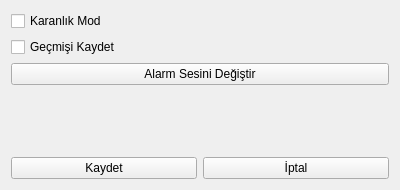
<?xml version="1.0" encoding="UTF-8"?>
<ui version="4.0">
 <class>ayarlar</class>
 <widget class="QWidget" name="ayarlar">
  <property name="geometry">
   <rect>
    <x>0</x>
    <y>0</y>
    <width>400</width>
    <height>190</height>
   </rect>
  </property>
  <property name="windowTitle">
   <string>Ayarlar</string>
  </property>
  <property name="windowIcon">
   <iconset resource="assets.qrc">
    <normaloff>:/assets/icons/alarm.png</normaloff>:/assets/icons/alarm.png</iconset>
  </property>
  <layout class="QGridLayout" name="gridLayout">
   <item row="4" column="1">
    <widget class="QPushButton" name="iptal">
     <property name="text">
      <string>İptal</string>
     </property>
    </widget>
   </item>
   <item row="1" column="0" colspan="2">
    <widget class="QCheckBox" name="gecmisKaydet">
     <property name="text">
      <string>Geçmişi Kaydet</string>
     </property>
    </widget>
   </item>
   <item row="4" column="0">
    <widget class="QPushButton" name="kaydet">
     <property name="text">
      <string>Kaydet</string>
     </property>
    </widget>
   </item>
   <item row="3" column="0" colspan="2">
    <spacer name="verticalSpacer">
     <property name="orientation">
      <enum>Qt::Orientation::Vertical</enum>
     </property>
     <property name="sizeHint" stdset="0">
      <size>
       <width>20</width>
       <height>40</height>
      </size>
     </property>
    </spacer>
   </item>
   <item row="0" column="0" colspan="2">
    <widget class="QCheckBox" name="mod">
     <property name="text">
      <string>Karanlık Mod</string>
     </property>
    </widget>
   </item>
   <item row="2" column="0" colspan="2">
    <widget class="QPushButton" name="alarmSes">
     <property name="text">
      <string>Alarm Sesini Değiştir</string>
     </property>
    </widget>
   </item>
  </layout>
 </widget>
 <resources>
  <include location="assets.qrc"/>
 </resources>
 <connections/>
</ui>
